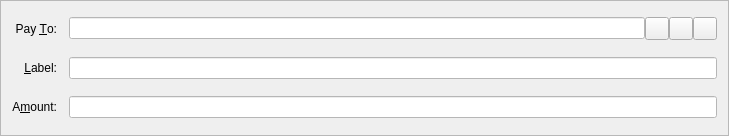
<?xml version="1.0" encoding="UTF-8"?>
<ui version="4.0">
 <class>SendCoinsEntry</class>
 <widget class="QFrame" name="SendCoinsEntry">
  <property name="geometry">
   <rect>
    <x>0</x>
    <y>0</y>
    <width>729</width>
    <height>136</height>
   </rect>
  </property>
  <property name="windowTitle">
   <string>Form</string>
  </property>
  <property name="styleSheet">
   <string notr="true"/>
  </property>
  <property name="frameShape">
   <enum>QFrame::StyledPanel</enum>
  </property>
  <property name="frameShadow">
   <enum>QFrame::Raised</enum>
  </property>
  <property name="lineWidth">
   <number>10</number>
  </property>
  <layout class="QGridLayout" name="gridLayout">
   <property name="spacing">
    <number>12</number>
   </property>
   <item row="4" column="1">
    <layout class="QHBoxLayout" name="horizontalLayout_2">
     <property name="spacing">
      <number>0</number>
     </property>
     <item>
      <widget class="QValidatedLineEdit" name="addAsLabel">
       <property name="enabled">
        <bool>true</bool>
       </property>
       <property name="toolTip">
        <string>Enter a label for this address to add it to your address book</string>
       </property>
       <property name="styleSheet">
        <string notr="true">background:white</string>
       </property>
      </widget>
     </item>
    </layout>
   </item>
   <item row="3" column="0">
    <widget class="QLabel" name="label_2">
     <property name="styleSheet">
      <string notr="true">font-family: Segoe UI;</string>
     </property>
     <property name="text">
      <string>Pay &amp;To:</string>
     </property>
     <property name="alignment">
      <set>Qt::AlignRight|Qt::AlignTrailing|Qt::AlignVCenter</set>
     </property>
     <property name="buddy">
      <cstring>payTo</cstring>
     </property>
    </widget>
   </item>
   <item row="5" column="0">
    <widget class="QLabel" name="label">
     <property name="styleSheet">
      <string notr="true">font-family: Segoe UI;</string>
     </property>
     <property name="text">
      <string>A&amp;mount:</string>
     </property>
     <property name="alignment">
      <set>Qt::AlignRight|Qt::AlignTrailing|Qt::AlignVCenter</set>
     </property>
     <property name="buddy">
      <cstring>payAmount</cstring>
     </property>
    </widget>
   </item>
   <item row="3" column="1">
    <layout class="QHBoxLayout" name="payToLayout">
     <property name="spacing">
      <number>0</number>
     </property>
     <item>
      <widget class="QValidatedLineEdit" name="payTo">
       <property name="toolTip">
        <string>The address to send the payment to  (e.g. S23Frty4r2RoEdqYk3QsAqFckyf9pRHN6i)</string>
       </property>
       <property name="styleSheet">
        <string notr="true">background:white</string>
       </property>
       <property name="maxLength">
        <number>34</number>
       </property>
      </widget>
     </item>
     <item>
      <widget class="QToolButton" name="addressBookButton">
       <property name="toolTip">
        <string>Choose address from address book</string>
       </property>
       <property name="text">
        <string/>
       </property>
       <property name="icon">
        <iconset resource="../bitcoin.qrc">
         <normaloff>:/icons/address-book</normaloff>:/icons/address-book</iconset>
       </property>
       <property name="shortcut">
        <string>Alt+A</string>
       </property>
      </widget>
     </item>
     <item>
      <widget class="QToolButton" name="pasteButton">
       <property name="toolTip">
        <string>Paste address from clipboard</string>
       </property>
       <property name="text">
        <string/>
       </property>
       <property name="icon">
        <iconset resource="../bitcoin.qrc">
         <normaloff>:/icons/editpaste</normaloff>:/icons/editpaste</iconset>
       </property>
       <property name="shortcut">
        <string>Alt+P</string>
       </property>
      </widget>
     </item>
     <item>
      <widget class="QToolButton" name="deleteButton">
       <property name="toolTip">
        <string>Remove this recipient</string>
       </property>
       <property name="text">
        <string/>
       </property>
       <property name="icon">
        <iconset resource="../bitcoin.qrc">
         <normaloff>:/icons/remove</normaloff>:/icons/remove</iconset>
       </property>
      </widget>
     </item>
    </layout>
   </item>
   <item row="4" column="0">
    <widget class="QLabel" name="label_4">
     <property name="styleSheet">
      <string notr="true">font-family: Segoe UI;</string>
     </property>
     <property name="text">
      <string>&amp;Label:</string>
     </property>
     <property name="alignment">
      <set>Qt::AlignRight|Qt::AlignTrailing|Qt::AlignVCenter</set>
     </property>
     <property name="buddy">
      <cstring>addAsLabel</cstring>
     </property>
    </widget>
   </item>
   <item row="5" column="1">
    <widget class="BitcoinAmountField" name="payAmount">
     <property name="styleSheet">
      <string notr="true">background:white</string>
     </property>
    </widget>
   </item>
  </layout>
 </widget>
 <customwidgets>
  <customwidget>
   <class>QValidatedLineEdit</class>
   <extends>QLineEdit</extends>
   <header>qvalidatedlineedit.h</header>
  </customwidget>
  <customwidget>
   <class>BitcoinAmountField</class>
   <extends>QLineEdit</extends>
   <header>bitcoinamountfield.h</header>
   <container>1</container>
  </customwidget>
 </customwidgets>
 <resources>
  <include location="../bitcoin.qrc"/>
 </resources>
 <connections/>
</ui>
